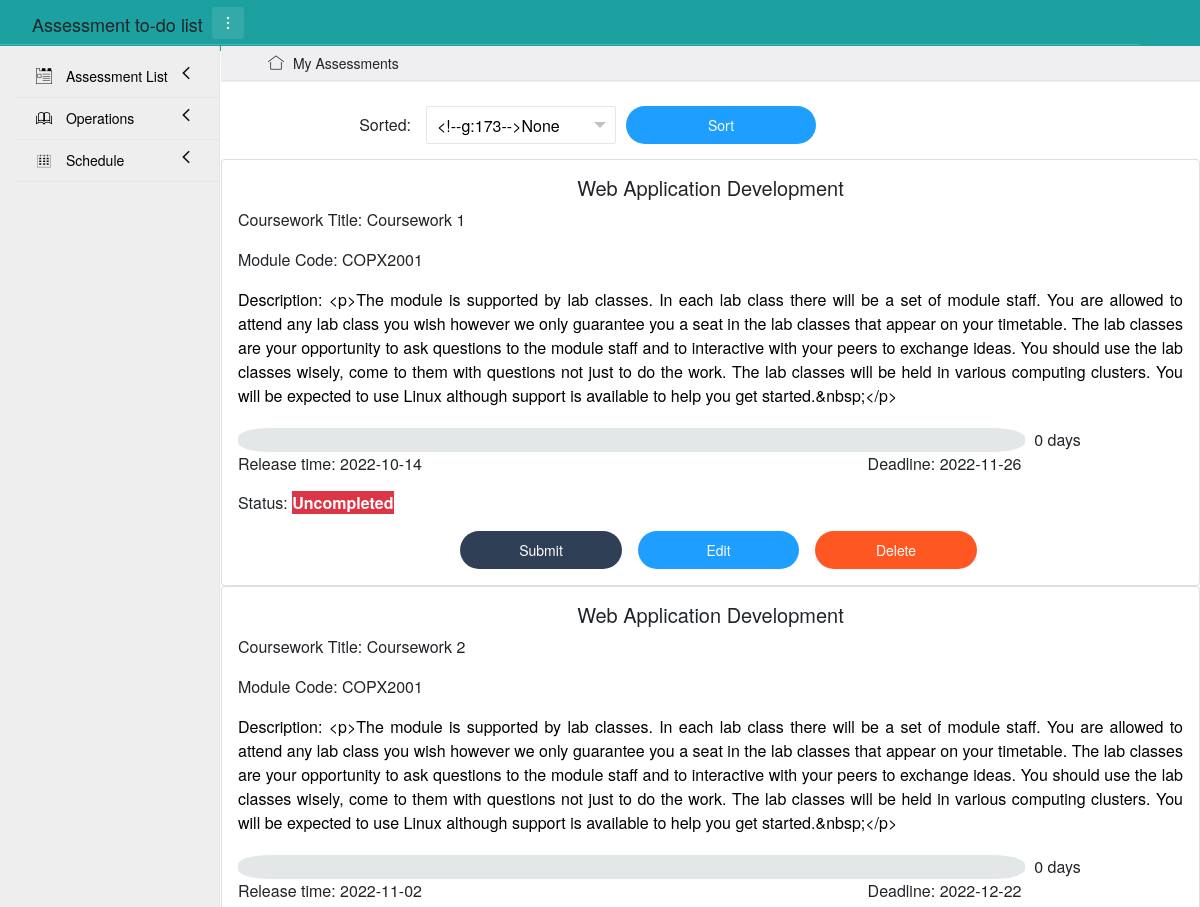
Before: / (upper part) with the older database file.
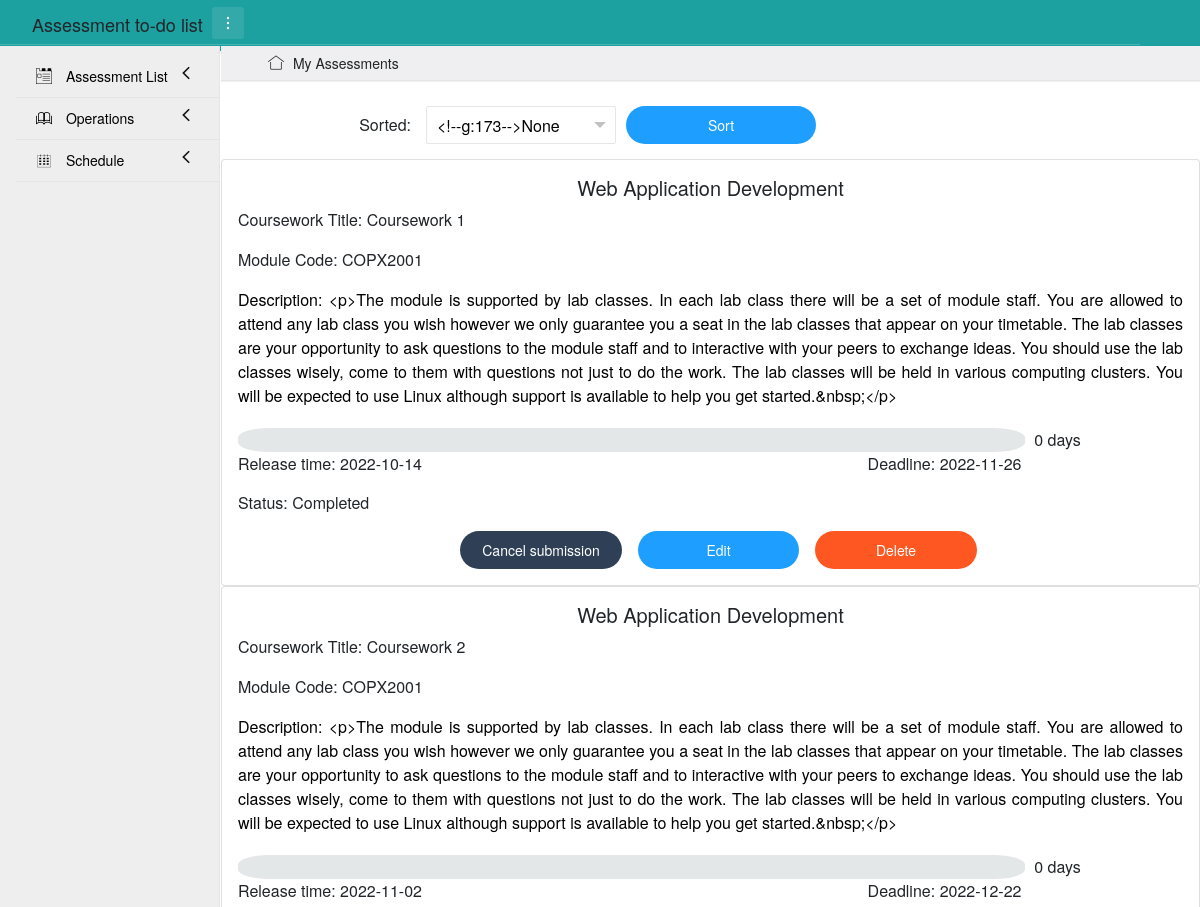
After: the same page with the newer database file.
### app/models.py (models this page shows)
class Assessment(db.Model):
    __tablename__ = 'assessments'
    id = db.Column(db.Integer, primary_key=True)
    module = db.Column(db.String(100))
    title = db.Column(db.String(100))
    code = db.Column(db.String(10))
    release_day = db.Column(db.Date())      # the date that assessment begins
    deadline = db.Column(db.Date())
    description = db.Column(db.String(3000))
    status = db.Column(db.Boolean())    # there are two status, 1 is completed, 0 is uncompleted

### app/views.py (the view, shortened to what this page needs)
@app.route('/', methods=['GET', 'POST'])
def show():
    assessment = Assessment.query.all()
    assessment_list = wrap_assessment(assessment)
    form = SortForm()
    print(form.validate_on_submit())
    return render_template('show.html', assessments=assessment_list, PageTitle="All Assessments", form=form)

### app/forms.py
class SortForm(FlaskForm):
    method = SelectField('Sorted by', choices=[(0, "None"), (1, 'Module'), (2, 'Title'), (3, 'Release time'),
                                               (4, 'Deadline')], validators=[DataRequired()])
    submit = SubmitField('Sort')

### app/views.py (called while the page is built)
def wrap_assessment(assessment):
    curr_time = datetime.now()
    res = []
    for i in assessment:
        left_time = (i.deadline - curr_time.date()).days
        all_time = (i.deadline - i.release_day).days
        num = left_time * 10 / all_time
        if num <= 0:
            num = 0
        elif num <= 1:
            num = 1
        elif 9 <= num < 10:
            num = 9
        elif num == 10:
            num = 10
        else:
            num = int(round(num))
        day = []
        for j in range(10):
            if 9 - j < num:
                day.append(1)
            else:
                day.append(0)
        if left_time < 0:
            left_time = 0
        res.append([i, num, day, left_time])
    return res

### app/templates/show.html (shortened to what this page needs)
{% extends "base.html" %}
{% block content %}
    <br>
    <div class="layui-container">
        <div class="layui-row">
            {% if PageTitle == "All Assessments" %}
            <form method="post" name="show" class="layui-form">
                <div class="layui-form-item">
                    <label class="layui-form-label col-lg-2 col-md-3 layui-col-sm12">Sorted:</label>
                    <div id="block" class="layui-input-block layui-input-inline">
                    </div>
                    {{form.submit(class_="layui-btn layui-btn-radius layui-btn-normal layui-input-inline")}}
                </div>
            </form>
            {% endif %}
        </div>
    </div>
    <div class="row over" data-masonry='{"percentPosition": true }'>
        {% for assessment in assessments %}
        <div class="col-sm-12 col-lg-12 col-md-12 over">
            <div class="card">
                <div class="card-body">
                    <h5 class="card-title text-center">{{ assessment[0].module }}</h5>
                    <p class="card-text">Coursework Title: {{ assessment[0].title }}</p>
                    <p class="card-text">Module Code: {{ assessment[0].code }}</p>
                    <p class="card-text text-font">Description: {{ assessment[0].description }}</p>
                    <div class="card-text time-lable">
                        {% for k in assessment[2] %}
                        {% if k == 1 %}
                        {% if assessment[1] >= 7 %}
                        <div class="time1 col-1 ">&nbsp;</div>
                        {% elif assessment[1] >= 3 %}
                        <div class="time2 col-1 ">&nbsp;</div>
                        {% else %}
                        <div class="time3 col-1 ">&nbsp;</div>
                        {% endif %}
                        {% else %}
                        <div class="notime col-1 ">&nbsp;</div>
                        {% endif %}
                        {% endfor %}
                        <div class="col-2 left">&nbsp;&nbsp;{{assessment[3]}} days</div>
                        <div class="row">
                            <div class="col-4 left">Release time: {{ assessment[0].release_day }}</div>
                            <div class="col-2">&nbsp;</div>
                            <div class="col-4 right">Deadline: {{ assessment[0].deadline }}</div>
                        </div>
                    </div>
                    <p class="card-text">
                        Status:
                        {% if assessment[0].status == 0 %}
                        <strong class="btn-danger">Uncompleted</strong>
                        {% else %}
                        Completed
                        {% endif %}
                    </p>
                    <div class="row justify-content-center">
                        {% if assessment[0].status ==0 %}
                        <a href="{{url_for('mark', id=assessment[0].id, page = PageTitle)}}" id="but" class="layui-btn layui-btn-radius layui-bg-cyan card-link col-lg-2 col-md-3 col-sm-3">
                            Submit
                        </a>
                        {% else %}
                        <a href="{{url_for('mark', id=assessment[0].id, page = PageTitle)}}" id="butt" class="layui-btn layui-btn-radius layui-bg-cyan card-link col-lg-2 col-md-3 col-sm-3">
                            Cancel submission
                        </a>
                        {% endif %}
                        <a href="{{ url_for('edit', id=assessment[0].id, page = PageTitle) }}" class="layui-btn layui-btn-radius layui-btn-normal card-link col-lg-2 col-md-3 col-sm-3">
                            Edit
                        </a>
                        <a href="{{ url_for('delete', id=assessment[0].id, page = PageTitle) }}" class="layui-btn layui-btn-radius layui-btn-danger card-link col-lg-2 col-md-3 col-sm-3">
                            Delete
                        </a>
                    </div>
                </div>
            </div>
        </div>
        {% endfor %}
    </div>
{% endblock %}

Changed rows visible on the page:
changed Assessment "Coursework 1": status "Uncompleted Submit" → "Completed Cancel submission"
